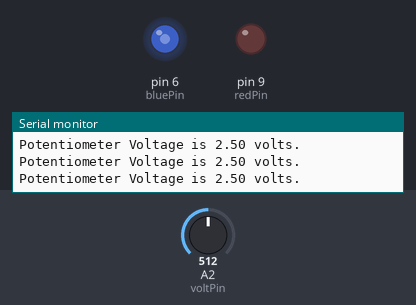
Bench run of a sketch on a simulated Arduino Uno, built with avr-gcc and run on an emulated ATmega328P. Parts: output pins drawn as LEDs (lit = HIGH), the last lines printed to the serial monitor. Inputs (shaded band) come from the test bench; at power-on: A2 (voltPin) = 512.

Above: at 1.2 s.
1.3 s: A2 (voltPin) set to 802
At 2.7 s:
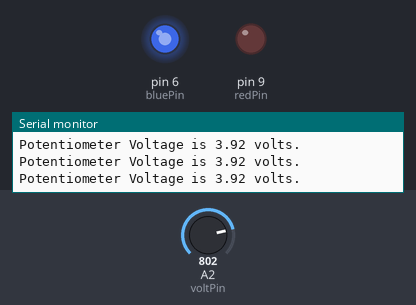
3.0 s: A2 (voltPin) set to 827
At 4.2 s:
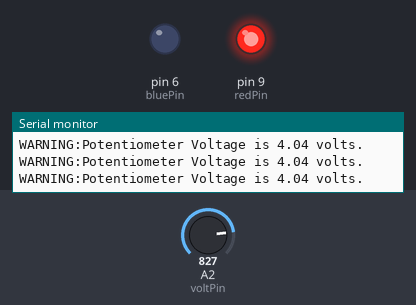
4.5 s: A2 (voltPin) set to 716
At 5.6 s:
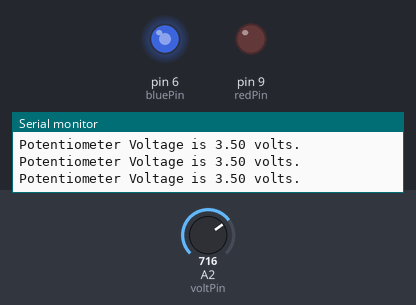
6.0 s: A2 (voltPin) set to 122
At 6.9 s:
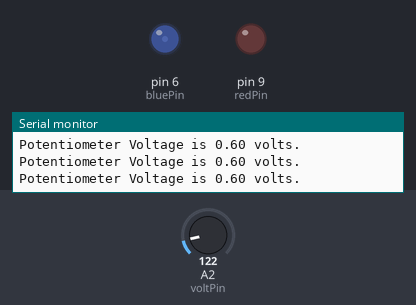
7.5 s: A2 (voltPin) set to 0
At 8.2 s:
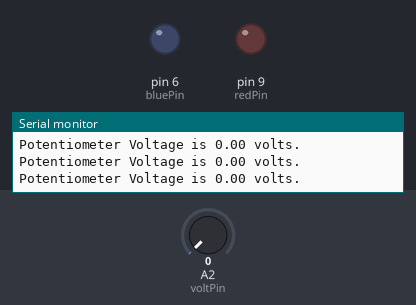
9.0 s: A2 (voltPin) set to 511
At 9.5 s:
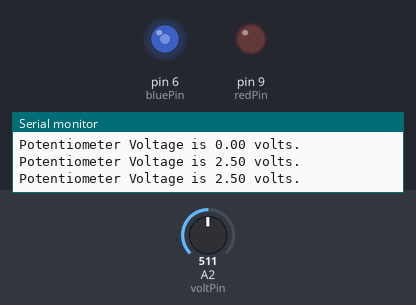
Timing chart, 0 to 11.5 s (numbered marks = the images above; inputs shaded):
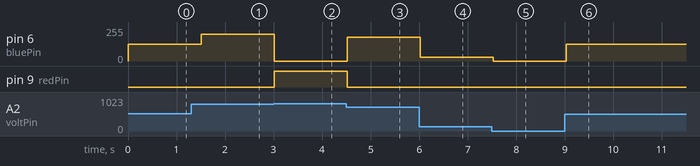

The sketch:

sketch_potentiometer_2LED_fadeIn.ino
```cpp
// Adapted homework of lesson 13, to make it more interesting.
// In this one, up to 4 volts, the blue light gets stronger.
// At 4 volts it goes off. The red light comes on, together with a warning.
// Note that a bigger waiting time makes for better serial monitor reading, but
// for a worse light fade in/out.

int voltPin=A2;
float readVal;
float V2;
int t=250;
int redPin=9;
int bluePin=6;
int off=0;

void setup() {
  Serial.begin(9600);
  pinMode(voltPin,INPUT);
  pinMode(redPin,OUTPUT);
  pinMode(bluePin,OUTPUT);
}

void loop() {
  readVal=analogRead(voltPin);
  V2=(5./1023.)*readVal;
  Serial.print("Potentiometer Voltage is ");
  Serial.print(V2);
  Serial.println(" volts.");
  if (V2>4.0) {
    digitalWrite(redPin,HIGH);
    analogWrite(bluePin,off);
    Serial.print("WARNING:");
  } else {
    digitalWrite(redPin,LOW);
    analogWrite(bluePin,readVal/4.01);
  }

  delay(t);
}
```

Measured:
- the behaviour switches between 818 and 819 on A2 (voltPin) (found by bisection; images 1 and 2)
- after the input at 1.3 s, pin 6 (bluePin): 127/255 → 199/255 after 0.21 s
- after the input at 3.0 s, pin 6 (bluePin): 199/255 → 0/255 at once; pin 9 (redPin): LOW → HIGH at once
- after the input at 4.5 s, pin 6 (bluePin): 0/255 → 178/255 at once; pin 9 (redPin): HIGH → LOW at once
- after the input at 6.0 s, pin 6 (bluePin): 178/255 → 30/255 at once
- after the input at 7.5 s, pin 6 (bluePin): 30/255 → 0/255 at once
- after the input at 9.0 s, pin 6 (bluePin): 0/255 → 127/255 at once
